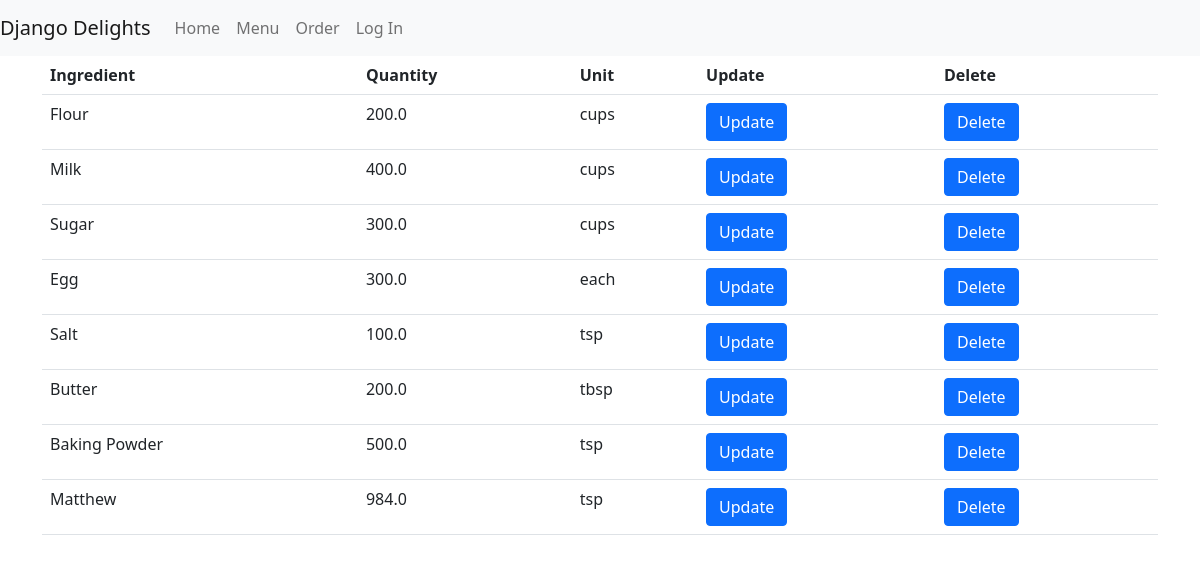
Before: /ingredients/ with the older database file.
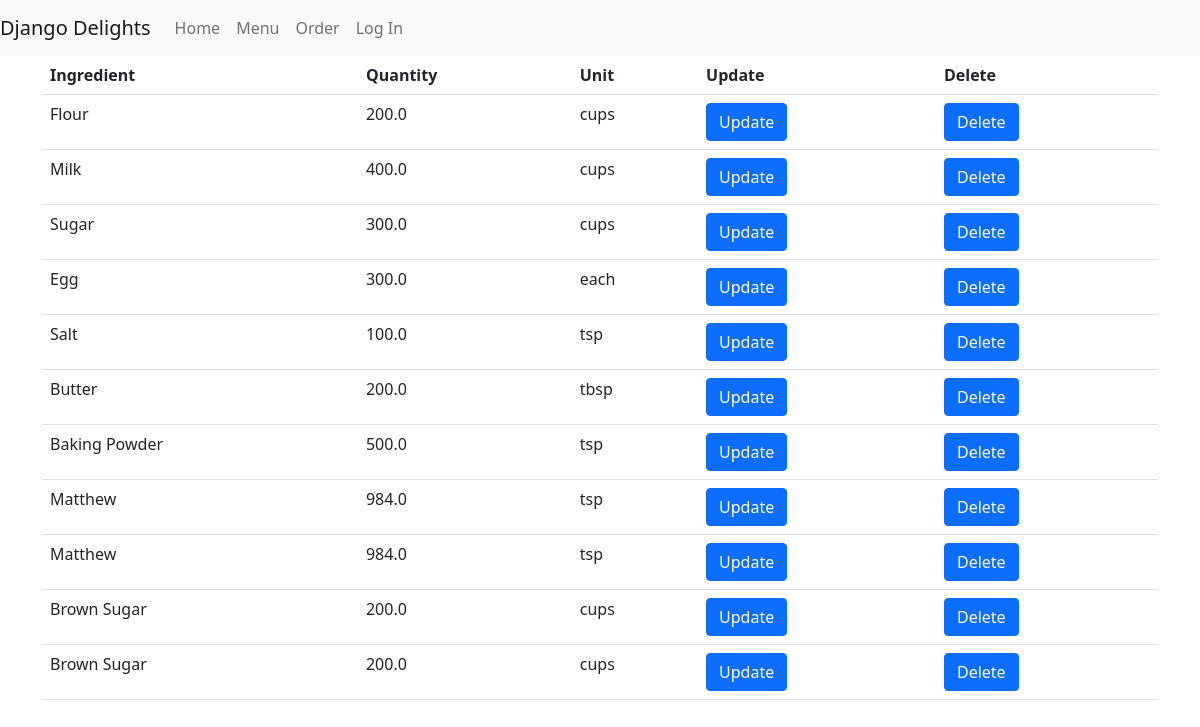
After: the same page with the newer database file.
### inventory/models.py (models this page shows, shortened)
class Ingredient(models.Model):
    POUNDS = 'lbs'
    CUPS = 'cups'
    TABLESPOONS = 'tbsp'
    TEASPOONS = 'tsp'
    EACH = 'each'
    UNIT_CHOICES = [
        (POUNDS, 'Pounds'),
        (CUPS, 'Cups'),
        (TABLESPOONS, 'Tablespoons'),
        (TEASPOONS, 'Teaspoons'),
        (EACH, 'Each')
    ]
    name = models.CharField(max_length=100)
    quantity = models.FloatField()
    unit = models.CharField(max_length=4, choices=UNIT_CHOICES)
    price_per_unit = models.DecimalField(max_digits=10, decimal_places=2)
    def __str__(self) -> str:
        return self.name

### inventory/views.py (the view)
# urls.py: path('ingredients/', views.IngredientList.as_view(), name='ingredients'),
class IngredientList(ListView):
    model = Ingredient
    context_object_name = 'ingredient_list'
    template_name = 'inventory/ingredient_list.html'

### inventory/templates/inventory/ingredient_list.html
{% extends './base.html' %}
{% block content %}
<div class="container">
    <div class="row">
        <div class="col">
            <table class="table">
                <tr>
                    <th>Ingredient</th>
                    <th>Quantity</th>
                    <th>Unit</th>
                    <th>Update</th>
                    <th>Delete</th>
                </tr>
                {% for ingredient in ingredient_list %}
                <tr>
                    <td>{{ ingredient }}</td>
                    <td>{{ ingredient.quantity }}</td>
                    <td>{{ ingredient.unit }}</td>
                    <td><a class="btn btn-primary" href="./update/{{ ingredient.pk }}" role="button">Update</a></td>
                    <td><a class="btn btn-primary" href="./delete/{{ ingredient.pk }}" role="button">Delete</a></td>
                </tr>
                {% endfor %}
            </table>
        </div>
    </div>
</div>
{% endblock %}

Changed rows visible on the page:
added Ingredient: name "Matthew", quantity "984.0", unit "tsp"
added Ingredient: name "Brown Sugar", quantity "200.0", unit "cups"
added Ingredient: name "Brown Sugar", quantity "200.0", unit "cups"
